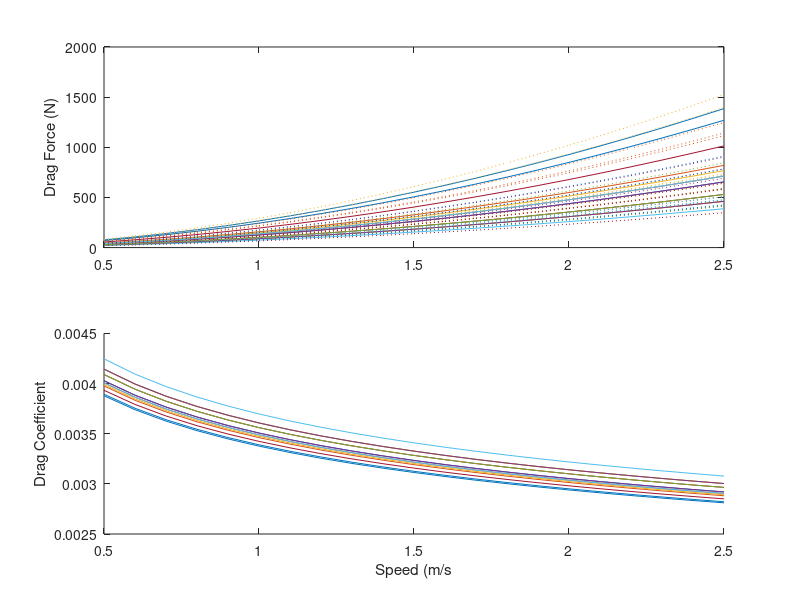

MATLAB code for this plot: (Note: this script raises an error after producing the figure.)
% Calculate whale drag coefficients for all individuals
% Age at first entanglement determines length, which gives weight and width
% from Fortune et al 2012

% 9 Dec 2014

% clear all; 
close all

% Whale ID follows order of TOWDATA
whales = {'EG 2212  ','EG 2223  ','EG 3311  ','EG 3420  ','EG 3714  ',...
    'EG 3107  ','EG 2710  ','EG 1427  ','EG 2212  ','EG 3445  ','EG 3314  ',...
    'EG 3610  ','EG 3294  ','EG 2030  ','EG 1102  '};
age = [5,8,7,5,2,1,3,18,6,2,2,3,6,12,21];


% length, m
% Moore et al. 2005 length at age relationship (NOT FORTUNE)
l = [1235;1300;1282;1235;1108;1011;1164;1413;1260;1108;1108;1164;1260;1357;1435]/100;

% speed, ms-1
U = 0.5:0.1:2.5;

% kinematic viscosity of seawater, m2s-1
v = 10^-6;

% calculate reynolds number
Re = (l*U)./v;

% coefficient of friction [Eqn. 4]
Cf = 0.072*Re.^(-1/5);

% seawater density
rho = 1025;

% estimated whale mass
% Moore et al. 2005 weight at age relationship (NOT FORTUNE)
M = [12038;17359;15585;12038;6717;4943;8490;35096;13811;6717;6717;8490;13811;24453;40416];

% estimated wetted surface area
Sw = 0.08*M.^0.65;

% max diameter of body, m
% Fortune et al. 2012, width to length relationship from photogrammetry
% (NOT NECROPSY)
d = (38.63+0.21*l*100)/100;

% Fineness Ratio
FR = l./d;

% drag augmentation factor for oscillation, = 3 as per Frank Fish, pers comm
k = 1.5;
% appendages
g = 1.3;
% submergence
% load('gamma.mat')
% p = polyfit(gamma(:,1),gamma(:,2),8);
% f = polyval(p,gamma(:,1));
%
% hn = 11.24; % median submergence depth not entangled (Eg 3911 tag)
% xn = hn./d; % h/d values based on the mean submergence depth while not entangled
% yn = interp1(gamma(:,1),f,xn); % interpolates gamma to find value for calculated h/d
%
% he = 5.4; % median submergence depth while entangled (mean of Eg 3911 and Eg 4057)
% xe = he./d; % calculated h/d values based on the mean SD submergence depth while entangled
% ye = interp1(gamma(:,1),f,xe); % interpolates gamma to find value for calculated h/d

% calculate drag coefficient [Eqn 5]
for i = 1:length(Cf)
    whaleCD0(:,i) = Cf(:,i).*(1+1.5*(d./l).^(3/2) + 7*(d./l).^3);
    
    % calculate drag force on the whale body (N)
    whaleDf(:,i) = (1/2)*rho*(U(i).^2)*Sw.*whaleCD0(:,i)*g*k;
    whaleDf_lower(:,i) = whaleDf(:,i)*0.9;
    whaleDf_upper(:,i) = whaleDf(:,i)*1.1; % error for oscillation: use 1.35 to 1.65
    
    % back-calculate Cd
    whaleCD(:,i) = (2*whaleDf(:,i))./(rho*(U(i).^2)*Sw);
    
end



% % for each whale, add submergence effect
% for i = 1:length(yn)
% whaleDf(i,:) = whaleDf(i,:)*yn(i);
% whaleDf_E(i,:) = whaleDf(i,:)*ye(i);
% end


% plot on figure
figure(2)
subplot(211)
plot(U,whaleDf,U,whaleDf_lower,':',U,whaleDf_upper,':')
ylabel('Drag Force (N)')

subplot(212); hold on
plot(U,whaleCD0)
xlabel('Speed (m/s'); ylabel('Drag Coefficient')
adjustfigurefont

% McGregor DTAG drag coefficients and speed for foraging and traveling and
% CFD
McG_FORAGE = [0.0099	0.95;
    0.012	1.02;
    0.024	0.91;
    0.0091	1.06];
McG_TRAVEL = [0.0052	0.97;
    0.0036	1;
    0.0038	1.07;
    0.0049	1.08;
    0.005	0.9];
McG_CFD = [0.012    0.514];

% speed and drag coefficient for Eg3911 whale, nonentangled
vdh_NESk3(:,2) = [0.00370835542841646;0.00361910776902858;0.00354137208507408;
    0.00347268871336042;0.00341129509882514;0.00335588747591488;0.00330547586381435;
    0.00325929184961735;0.00321672773989446;0.00317729513661081;0.00314059597028095;
    0.00310630176709948;0.00307413850356466;0.00304387534137935;0.00301531611280707;
    0.00298829279160383;0.00296266042108549;0.00293829312750845;0.00291508095277899;
    0.00289292731333564;0.00287174694299712;0.00285146421375123;0.00283201175451527];
vdh_NESk3(:,1) = [0.772:0.1:2.98];
Re_3911 = (10*U)/1.17E-6;

% plot
plot(McG_FORAGE(:,2),McG_FORAGE(:,1),'k^','MarkerFaceColor','k')
plot(McG_TRAVEL(:,2),McG_TRAVEL(:,1),'r^','MarkerFaceColor','r')
plot(McG_CFD(:,2),McG_CFD(:,1),'g^','MarkerFaceColor','g')

plot(vdh_NESk3(:,1),vdh_NESk3(:,2),'b^-','MarkerFaceColor','b')

xlabel('Speed (m/s)'); ylabel('Drag Coefficient'); adjustfigurefont
xlim([0 2.5])

% % speed of interest = 1.1 m/s (average minimum swim speeds from entangled and
% % nonentangled argos data)
% WhaleCd = CD0(:,7);
% WhaleDf = Df(:,7);

%% Plot whales and their gears ****(not whale + gear)

GearCdRe

c = colormap(lines);
figure(20); clf; hold on
for i = 1:15;
    plot(U,whaleDf(i,:),'color',c(i,:))
    plot(TOWDRAG(i).mn_speedTW,TOWDRAG(i).mn_dragN,'.','MarkerSize',20,'color',c(i,:))
end
box on
xlabel('Speed (m/s)'); ylabel('Drag (N)')

figure(21); clf; hold on
for i = 1:15;
    plot(U,whaleCD0(i,:),'color',c(i,:))
    plot(speed(:,i),gearCd(:,i),'.','MarkerSize',20,'color',c(i,:))
end
box on
xlabel('Speed (m/s)'); ylabel('Drag Coefficient')

%% for each whale

close all;

figure(5); hold on

for i = 1:15;
    % calculate width
    [width,stations] = bodywidth(l(i));
    
    % obtain boundary layer dimensions
    BL = bndry_layer(width,d(i),stations);
    
    % get parameters for entangling gear attachment points
    % pt = location of attachment point
    % A = frontal area of 2 attachment points
    % p = height of protuberance at each attachment
    load('case_pApt')
    
    % calculate interference drag
    [DI(i,:),DI_upper(i,:),DI_lower(i,:)] = interferenceDrag(pt(i,:),A(i,:),p(i,:),BL,stations);
    
    % calculate gear drag curves
    warning off
    [yfit(:,i),speed,coeffs(:,i),lower(:,i),upper(:,i)] = towfit([TOWDRAG(i).mn_speed' TOWDRAG(i).mn_dragN],U);
    
    % plot all components
    figure(5); hold on
    h1 = plot(U,whaleDf(i,:),'color',[0 0.40 0.7]); h1.Color(4) = 0.75; % whale
    % plot interference drag
    h2 = plot(U,DI(i,:),'color',[0.494 0.184 0.556]); h2.Color(4) = 0.75;
    % plot gear drag
    h3 = plot(U,yfit(:,i),'color',[0.829 0.594 0.025]); h3.Color(4) = 0.75;
    
    % add to whale and gear drag
    Dtot(i,:) = whaleDf(i,:) + yfit(:,i)' + DI(i,:);
    Dtot_lower(i,:) = whaleDf_lower(i,:) + lower(:,i)' + DI_lower(i,:);
    Dtot_upper(i,:) = whaleDf_upper(i,:) + upper(:,i)' + DI_upper(i,:);
    
    % plot total entangled whale with lower and upper bounds
    plot(U,Dtot(i,:),'color',[0.65 0.65 0.65])
    plot(U,Dtot_lower(i,:),':','color',[0.65 0.65 0.65])
    plot(U,Dtot_upper(i,:),':','color',[0.65 0.65 0.65])
    
    % plot lower and upper 95% prediction intervals
    h5 = plot(speed,lower(:,i),':','color',[0.829 0.594 0.025]); h5.Color(4) = 0.75;
    h6 = plot(speed,upper(:,i),':','color',[0.829 0.594 0.025]); h6.Color(4) = 0.75;
    % plot interference drag +/- 10% estimates of CDI
    h7 = plot(U,DI_lower(i,:),':','color',[0.494 0.184 0.556]); h7.Color(4) = 0.75;
    h8 = plot(U,DI_upper(i,:),':','color',[0.494 0.184 0.556]); h8.Color(4) = 0.75;
    % plot whale drag +/- 10% k
    h9 = plot(U,whaleDf_lower(i,:),':','color',[0 0.40 0.7]); h7.Color(4) = 0.75;
    h10 = plot(U,whaleDf_upper(i,:),':','color',[0 0.40 0.7]); h7.Color(4) = 0.75;
    % plot data points
    % h4 = plot(TOWDRAG(i).mn_speed,TOWDRAG(i).mn_dragN,'.','color',[0.829 0.594 0.025],'MarkerSize',20);
    
end
% plot averages
plot(U,mean(whaleDf),'color',[38/255 80/255 170/255],'LineWidth',3)
plot(U,mean(DI),'color',[0.494 0.184 0.556],'LineWidth',3)
plot(U,mean(yfit'),'.-','color',[0.829 0.594 0.025],'LineWidth',3)
plot(U,mean(Dtot),'k','LineWidth',3)

box on
xlabel('Speed (m/s)'); ylabel('Drag (N)')
adjustfigurefont
[legh,objh,outh,outm] = legend('Whale Drag','Interference Drag',...
    'Gear Drag','Total Whale + Gear','Location','NW');
set(objh,'linewidth',2);
ylim([0 2500])

cd /Users/julievanderhoop/Documents/MATLAB/TOW/AnalysisFigs/Paper
print('GearDrag_Fig7.eps','-depsc','-r300')

%% What is the percent increase
% for all cases
for i = 1:15
    % for all speeds
    for j = 1:21
        foldinc(i,j) = Dtot(i,j)/whaleDf(i,j);
        pinc(i,j) = (Dtot(i,j) - whaleDf(i,j))./whaleDf(i,j);
    end
end

%% Find drag at U = 1.2 m/s

mn_atspeed = mean(whaleDf(:,8));
st_atspeed = std(whaleDf(:,8));

mn_atspeed_E = mean(Dtot(:,8));
st_atspeed_E = std(Dtot(:,8));

% paired t test
[h,p,ci,stats] = ttest(whaleDf(:,8),Dtot(:,8));

% mean sd percent increase in drag overall
[mean(mean(foldinc')) std(mean(foldinc'))];

% mean sd percent increase in drag at 1.23 m/s
[mean(foldinc(:,8)) std(foldinc(:,8))];

% minimum and maximum fold increases
[val,ind] = min(foldinc);
[mean(val) std(val)];

[val,ind] = max(foldinc);
[mean(val) std(val)];

%% values and stats in paper
% nonentangled whale drag 0.5 m/s
[mean(whaleDf(:,1)) std(whaleDf(:,1))];
% nonentagneld whale drag 2.5 m/s
[mean(whaleDf(:,21)) std(whaleDf(:,21))];
% nonentangled whale 95% CI speed 1.2 m/s
[mean(whaleDf(:,8)) std(whaleDf(:,8))];
% entangled whale 95% CI speed 1.2 m/s
[mean(Dtot(:,8)) std(Dtot(:,8))];
% significantly different when entangled
[h,p,ci,stats] = ttest(Dtot(:,8),whaleDf(:,8));
%% 

figure(12); clf; hold on
plot(U,foldinc')
plot(U,mean(foldinc),'k','LineWidth',2)
xlabel('Speed (m/s)'); ylabel('Fold Increase in Drag')
adjustfigurefont

for i = 1:15
    ii = find(foldinc(i,:) == min(foldinc(i,:)));
    mininc(i) = ii;
    % plot(U(ii),foldinc(i,ii),'o')
end

%% What proportion of body drag is gear drag?

for i = 1:15
    bodyprop(i,:) = (yfit(:,i)' + DI(i,:))./whaleDf(i,:);
end
figure(19); clf
subplot(5,1,[1,4]); hold on
plot(U,bodyprop')
plot([0.5 2.5],[1 1],'k--') % plot unity as a reference
plot(U,mean(bodyprop),'k','LineWidth',2) % plot mean
box on
ylabel({'Gear Drag : Body Drag';''})
% set(gca,'xticklabels',{' ',' ',' ',' ',' '})
set(gca,'ytick',0:1:4)
text(0.60,3.7,'A','FontWeight','bold','FontSize',18)

% overall what proportion is it?
[mean(mean(bodyprop')) mean(std(bodyprop'))];

% for J091298
[mean(bodyprop(1,:)) std(bodyprop(1,:))];
[min(bodyprop(1,:)) max(bodyprop(1,:))]

%% What is the speed at minimum gear drag: whale drag?
for i = 1:15
    ii = find(bodyprop(i,:) == min(bodyprop(i,:)));
    minprop(i) = ii;
    % plot(U(ii),bodyprop(i,ii),'o')
end

subplot(5,1,5)
hist(U(minprop))
xlim([0.5 2.5])
xlabel('Speed (m/s)'); ylabel({'Freq';''})
text(0.60,2.8,'B','FontWeight','bold','FontSize',18)
adjustfigurefont

%% Does gear drag exceed whale drag?

% for all cases:
for i = 1:15
    exceed(i,:) = whaleDf(i,:) < yfit(:,i)' + DI(i,:);
end

%% Combined Figure
figure(29); clf;
subplot('Position',[0.05, 0.1, 0.425, 0.85]); hold on
plot(U,foldinc')
plot(U,mean(foldinc),'k','LineWidth',2)
xlabel('Speed (m/s)'); ylabel('Fold Increase in Drag')
set(gca,'ytick',[2:1:6])
box on; ylim([1 5.5])
text(0.60,5.25,'A','FontWeight','bold','FontSize',18)

subplot('Position',[0.535,0.35,0.425,0.6]); hold on
plot(U,bodyprop')
plot([0.5 2.5],[1 1],'k--') % plot unity as a reference
plot(U,mean(bodyprop),'k','LineWidth',2) % plot mean
box on
ylabel('Gear Drag : Body Drag')
% set(gca,'xticklabels',{' ',' ',' ',' ',' '})
set(gca,'ytick',0:1:4)
text(0.60,3.7,'B','FontWeight','bold','FontSize',18)

subplot('Position',[0.535,0.1,0.425,0.2])
hist(U(minprop))
xlim([0.5 2.5])
xlabel('Speed (m/s)'); ylabel('Freq')
text(0.60,2.8,'C','FontWeight','bold','FontSize',18)
adjustfigurefont

%% What is relative contribution of whale vs gear vs interference?
clear bardata
bardata(1,:) = mean(whaleDf');
bardata(2,:) = mean(DI');
bardata(3,:) = mean(yfit);

% figure(99); clf
% bar(bardata(1:4,:)','stacked')
% legend('Whale Body','Behaviour','Interference Drag','Gear Drag')
% ylabel('Entangled Whale Drag (N)')
% set(gca,'xticklabels',whales)
% xticklabel_rotate

% Clusters after ADCP data included
cluster = [3,5,5,5,5,4,4,5,5,5,5,2,5,5,4,4,5,5,5,5,1];
bardata(5,:) = cluster(1:15); % assign clusters
[B,I] = sort(bardata(5,:)); % sort by cluster
bardata = bardata(:,I); % reform data matrix
figure(98); clf; hold on
H = bar(bardata(1:3,:)','stacked');
myC= [0 0 0; 0.5 0.5 0.5; 1 1 1]; % colours
for z=1:3
  set(H(z),'facecolor',myC(z,:)) % set colours
end
legend('Whale Body','Interference Drag','Gear Drag','Location','NE')
ylabel('Drag (N)','FontSize',14)
% set(gca,'xticklabel',whales(I))
xticklabel_rotate(1:15,90,whales(I),'FontSize',14)
set(legend,'Position',[0.22, 0.79, 0.25, 0.1])

% add cluster information to the plot
text(0.8,65,'B','color','w','FontSize',14)
text(1.8,65,'C','color','w','FontSize',14)
text(3.8,65,'D','color','w','FontSize',14); plot([3 5],[40 40],'color','w')
text(9.8,65,'E','color','w','FontSize',14); plot([6 15],[40 40],'color','w')
box on
h = legend('Whale Body','Interference Drag','Gear Drag');
set(h,'position',[0.645 0.81 0.23 0.10])

print('GearDrag_Fig9.eps','-depsc','-r300')

% values for paper
% gear / whale drag 
[mean(bardata(3,:)./bardata(1,:)) std(bardata(3,:)./bardata(1,:))];
% body proportion for J091298
[min(bodyprop(1,:)) max(bodyprop(1,:))];
% interference drag range
[min(bardata(2,:)) max(bardata(2,:))];
% percent interference to gear
mean(bardata(2,:)./bardata(3,:))
% greater than woodward values? 
[r1,c1] = find(DI'+yfit > 173);
[r2,c2] = find(DI'+yfit > 267);